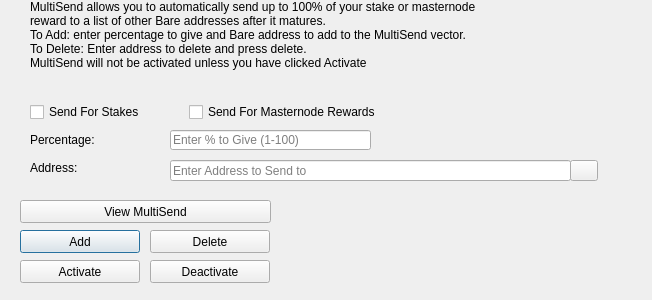
<?xml version="1.0" encoding="UTF-8"?>
<ui version="4.0">
 <class>MultiSendDialog</class>
 <widget class="QDialog" name="MultiSendDialog">
  <property name="windowModality">
   <enum>Qt::NonModal</enum>
  </property>
  <property name="geometry">
   <rect>
    <x>0</x>
    <y>0</y>
    <width>652</width>
    <height>300</height>
   </rect>
  </property>
  <property name="windowTitle">
   <string>MultiSend</string>
  </property>
  <widget class="QLineEdit" name="multiSendPercentEdit">
   <property name="geometry">
    <rect>
     <x>170</x>
     <y>130</y>
     <width>201</width>
     <height>20</height>
    </rect>
   </property>
   <property name="toolTip">
    <string>Enter whole numbers 1 - 100</string>
   </property>
   <property name="placeholderText">
    <string>Enter % to Give (1-100)</string>
   </property>
  </widget>
  <widget class="QLineEdit" name="multiSendAddressEdit">
   <property name="geometry">
    <rect>
     <x>170</x>
     <y>160</y>
     <width>401</width>
     <height>21</height>
    </rect>
   </property>
   <property name="toolTip">
    <string/>
   </property>
   <property name="placeholderText">
    <string>Enter Address to Send to</string>
   </property>
  </widget>
  <widget class="QLabel" name="label_2">
   <property name="geometry">
    <rect>
     <x>30</x>
     <y>0</y>
     <width>451</width>
     <height>121</height>
    </rect>
   </property>
   <property name="lineWidth">
    <number>1</number>
   </property>
   <property name="text">
    <string>MultiSend allows you to automatically send up to 100% of your stake or masternode reward to a list of other Bare addresses after it matures.
To Add: enter percentage to give and Bare address to add to the MultiSend vector.
To Delete: Enter address to delete and press delete.
MultiSend will not be activated unless you have clicked Activate</string>
   </property>
   <property name="alignment">
    <set>Qt::AlignLeading|Qt::AlignLeft|Qt::AlignTop</set>
   </property>
   <property name="wordWrap">
    <bool>true</bool>
   </property>
  </widget>
  <widget class="QLabel" name="message">
   <property name="geometry">
    <rect>
     <x>290</x>
     <y>200</y>
     <width>351</width>
     <height>91</height>
    </rect>
   </property>
   <property name="text">
    <string/>
   </property>
  </widget>
  <widget class="QPushButton" name="addButton">
   <property name="geometry">
    <rect>
     <x>20</x>
     <y>230</y>
     <width>120</width>
     <height>23</height>
    </rect>
   </property>
   <property name="toolTip">
    <string/>
   </property>
   <property name="statusTip">
    <string>Add to MultiSend Vector</string>
   </property>
   <property name="text">
    <string>Add</string>
   </property>
  </widget>
  <widget class="QPushButton" name="disableButton">
   <property name="geometry">
    <rect>
     <x>150</x>
     <y>260</y>
     <width>120</width>
     <height>23</height>
    </rect>
   </property>
   <property name="statusTip">
    <string>Deactivate MultiSend</string>
   </property>
   <property name="text">
    <string>Deactivate</string>
   </property>
  </widget>
  <widget class="QPushButton" name="addressBookButton">
   <property name="geometry">
    <rect>
     <x>570</x>
     <y>160</y>
     <width>28</width>
     <height>21</height>
    </rect>
   </property>
   <property name="toolTip">
    <string>Choose an address from the address book</string>
   </property>
   <property name="text">
    <string/>
   </property>
   <property name="icon">
    <iconset resource="../bare.qrc">
     <normaloff>:/icons/address-book</normaloff>:/icons/address-book</iconset>
   </property>
   <property name="shortcut">
    <string>Alt+A</string>
   </property>
   <property name="autoDefault">
    <bool>false</bool>
   </property>
  </widget>
  <widget class="QLabel" name="label">
   <property name="geometry">
    <rect>
     <x>30</x>
     <y>130</y>
     <width>121</width>
     <height>20</height>
    </rect>
   </property>
   <property name="toolTip">
    <string>Percentage of stake to send</string>
   </property>
   <property name="text">
    <string>Percentage:</string>
   </property>
  </widget>
  <widget class="QLabel" name="label_5">
   <property name="geometry">
    <rect>
     <x>30</x>
     <y>160</y>
     <width>111</width>
     <height>16</height>
    </rect>
   </property>
   <property name="toolTip">
    <string>Address to send portion of stake to</string>
   </property>
   <property name="text">
    <string>Address:</string>
   </property>
  </widget>
  <widget class="QPushButton" name="deleteButton">
   <property name="geometry">
    <rect>
     <x>150</x>
     <y>230</y>
     <width>120</width>
     <height>23</height>
    </rect>
   </property>
   <property name="toolTip">
    <string/>
   </property>
   <property name="statusTip">
    <string>Delete Address From MultiSend Vector</string>
   </property>
   <property name="text">
    <string>Delete</string>
   </property>
  </widget>
  <widget class="QPushButton" name="activateButton">
   <property name="geometry">
    <rect>
     <x>20</x>
     <y>260</y>
     <width>120</width>
     <height>23</height>
    </rect>
   </property>
   <property name="statusTip">
    <string>Activate MultiSend</string>
   </property>
   <property name="text">
    <string>Activate</string>
   </property>
  </widget>
  <widget class="QPushButton" name="viewButton">
   <property name="geometry">
    <rect>
     <x>20</x>
     <y>200</y>
     <width>251</width>
     <height>23</height>
    </rect>
   </property>
   <property name="toolTip">
    <string/>
   </property>
   <property name="statusTip">
    <string>View MultiSend Vector</string>
   </property>
   <property name="text">
    <string>View MultiSend</string>
   </property>
  </widget>
  <widget class="QWidget" name="horizontalLayoutWidget">
   <property name="geometry">
    <rect>
     <x>30</x>
     <y>100</y>
     <width>351</width>
     <height>24</height>
    </rect>
   </property>
   <layout class="QHBoxLayout" name="horizontalLayout">
    <item>
     <widget class="QCheckBox" name="multiSendStakeCheckBox">
      <property name="text">
       <string>Send For Stakes</string>
      </property>
     </widget>
    </item>
    <item>
     <widget class="QCheckBox" name="multiSendMasternodeCheckBox">
      <property name="text">
       <string>Send For Masternode Rewards</string>
      </property>
     </widget>
    </item>
   </layout>
  </widget>
 </widget>
 <resources>
  <include location="../bare.qrc"/>
 </resources>
 <connections/>
</ui>
